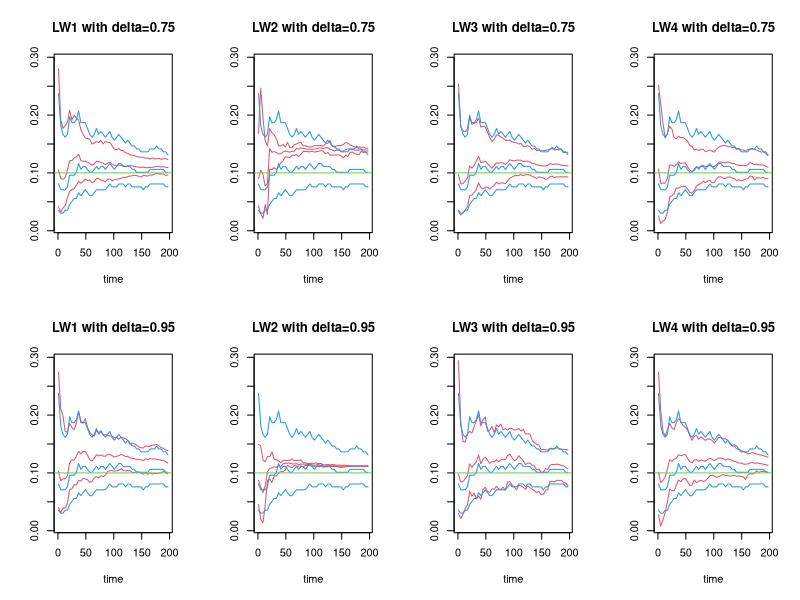

This figure's R source:
#################################################################################################
#
#  FIRST ORDER DLM 
#
#  AUXILIARY PARTICLE FILTER + PARAMETER LEARNING (Liu and West, 2001)
#
#  y(t) = x(t)   + e(t)   e(t) ~ N(0,sig2)
#  x(t) = x(t-1) + w(t)   w(t) ~ N(0,tau2)
#  
#  x(0) ~ N(m0,V0)
#  sig2 ~ IG(a0,b0)
#
#################################################################################################
#
# Author : Hedibert Freitas Lopes
#          The University of Chicago Booth School of Business
#          5807 South Woodlawn Avenue
#          Chicago, Illinois, 60637
#          Email : hlopes@Chicagobooth.edu
#
#################################################################################################
q025 = function(x){quantile(x,0.025)}

q975 = function(x){quantile(x,0.975)}

dinvgamma = function(x,a,b){dgamma(1/x,a,b)*(1/x^2)}

drawnorm = function(x){rmvnorm(1,x[1:2],matrix(x[3:6],2,2))}

likelihood = function(x,mu,sig){dnorm(x,mu,sig)}

ffbslike=function(y,sig2,tau2,d0,V0){
  n=length(y)
  like = 0.0
  for (t in 1:n){
    if (t==1){
      a = d0
      R = V0 + tau2
    }else{
      a = m
      R = C + tau2
    }
    f = a
    Q = R + sig2
    A = R/Q
    m = a+A*(y[t]-f)
    C = R - Q*A**2
    like = like + dnorm(y[t],f,sqrt(Q),log=T)
  }
  return(like)
}

liuwest1 = function(y,tau2,N,a0,b0,m0,V0,delta){
  n       = length(y)
  ws      = NULL
  thetass = NULL
  sig2s   = NULL
  sig2    = 1/rgamma(N,a0,b0)
  thetas  = rnorm(N,m0,sqrt(V0))
  h2      = 1-((3*delta-1)/(2*delta))^2
  a       = sqrt(1-h2)
  for (t in 1:n){
    lsig2   = log(sig2)
    mlsig2  = mean(lsig2)
    vl      = var(lsig2)
    
    mulsig2 = a*lsig2+(1-a)*mlsig2
    mus     = thetas
    weight  = dnorm(y[t],mus,exp(mulsig2/2))
    
    k       = sample(1:N,size=N,replace=T,prob=weight)
    sig2    = exp(rnorm(N,mulsig2[k],sqrt(h2*vl)))
    thetas1 = rnorm(N,thetas[k],sqrt(tau2))
    weight  = dnorm(y[t],thetas1,sqrt(sig2))/dnorm(y[t],mus[k],exp(mulsig2[k]/2))

    ind     = sample(1:N,size=N,replace=T,prob=weight)
    thetas  = thetas1[ind]
    sig2    = sig2[ind]
    ws      = rbind(ws,weight)
    sig2s   = rbind(sig2s,sig2)
    thetass = rbind(thetass,thetas)
  }
  return(sig2s=sig2s)
}

liuwest2 = function(y,tau2,N,a0,b0,m0,V0,delta){
  n       = length(y)
  ws      = NULL
  thetass = NULL
  sig2s   = NULL
  sig2    = 1/rgamma(N,a0,b0)
  thetas  = rnorm(N,m0,sqrt(V0)) # this is sampling of x
  h2      = 1-((3*delta-1)/(2*delta))^2
  a       = sqrt(1-h2)
  for (t in 1:n){
    # calculating  weight
    msig2   = mean(sig2)
    vl      = h2*var(sig2)
    musig2  = a*sig2+(1-a)*msig2
    as      = musig2^2/vl+2
    bs      = musig2*(as-1)
    mus     = thetas 
    weight  = dnorm(y[t],mus,sqrt(musig2)) # q(x_t,theta_t|y_(t+1))
    # resampling
    k       = sample(1:N,size=N,replace=T,prob=weight)
    # sampling twice
    sig2    = 1/rgamma(N,as[k],bs[k])
    thetas1 = rnorm(N,thetas[k],sqrt(tau2)) #x_t+1 only depend on tau not sigma
    weight  = dnorm(y[t],thetas1,sqrt(sig2))/dnorm(y[t],mus[k],sqrt(musig2[k]))

    ind     = sample(1:N,size=N,replace=T,prob=weight)
    thetas  = thetas1[ind]
    sig2    = sig2[ind]
    # resample so that we don't have to keep weight for the next round
    # but can still pass on distribution information
    # keep in mind that we replace weight at line (RP)    
    ws      = rbind(ws,weight)
    sig2s   = rbind(sig2s,sig2)
    thetass = rbind(thetass,thetas)
  }
  return(sig2s=sig2s)
}

liuwest3 = function(y,tau2,N,a0,b0,m0,V0,delta){
  n       = length(y)
  ws      = NULL
  thetass = NULL
  sig2s   = NULL
  sig2    = 1/rgamma(N,a0,b0)
  thetas  = rnorm(N,m0,sqrt(V0))
  h2      = 1-((3*delta-1)/(2*delta))^2
  a       = sqrt(1-h2)
  for (t in 1:n){
    lsig2   = log(sig2)
    mlsig2  = mean(lsig2)
    vl      = var(lsig2)
    mulsig2 = a*lsig2+(1-a)*mlsig2
    mus     = thetas 
    weight  = dnorm(y[t],mus,exp(mulsig2/2)) # (RP)
    k       = sample(1:N,size=N,replace=T,prob=weight)
    sig2    = exp(rnorm(N,mulsig2[k],sqrt(h2*vl)))
    #optimal propogation
    var     = 1/(1/sig2+1/tau2)
    mean    = var*(y[t]/sig2+thetas[k]/tau2)
    #
    thetas1 = rnorm(N,mean,sqrt(var))
    weight  = dnorm(y[t],thetas1,sqrt(sig2))/dnorm(y[t],mus[k],exp(mulsig2[k]/2))
    w1      = dnorm(thetas1,thetas[k],sqrt(tau2))/dnorm(thetas1,mean,sqrt(var))
    weight  = weight*w1
    
    # To be used next loop
    ind     = sample(1:N,size=N,replace=T,prob=weight)
    thetas  = thetas1[ind]
    sig2    = sig2[ind]

    ws      = rbind(ws,weight)
    sig2s   = rbind(sig2s,sig2)
    thetass = rbind(thetass,thetas)
  }
  return(sig2s=sig2s)
}

liuwest4 = function(y,tau2,N,a0,b0,m0,V0,delta){
  n       = length(y)
  ws      = NULL
  thetass = NULL
  sig2s   = NULL
  sig2    = 1/rgamma(N,a0,b0)
  thetas  = rnorm(N,m0,sqrt(V0))
  h2      = 1-((3*delta-1)/(2*delta))^2
  a       = sqrt(1-h2)
  for (t in 1:n){
    msig2   = mean(sig2)
    vl      = h2*var(sig2)
    musig2  = a*sig2+(1-a)*msig2
    as      = musig2^2/vl+2
    bs      = musig2*(as-1)
    mus     = thetas 
    weight  = dnorm(y[t],mus,sqrt(musig2))
    k       = sample(1:N,size=N,replace=T,prob=weight)
    sig2    = 1/rgamma(N,as[k],bs[k])
    
    var     = 1/(1/sig2+1/tau2)
    mean    = var*(y[t]/sig2+thetas[k]/tau2)
    thetas1 = rnorm(N,mean,sqrt(var))
    weight  = dnorm(y[t],thetas1,sqrt(sig2))/dnorm(y[t],mus[k],sqrt(musig2[k]))
    w1      = dnorm(thetas1,thetas[k],sqrt(tau2))/dnorm(thetas1,mean,sqrt(var))
    weight  = weight*w1
    ind     = sample(1:N,size=N,replace=T,prob=weight)
    thetas  = thetas1[ind]
    sig2    = sig2[ind]
    ws      = rbind(ws,weight)
    sig2s   = rbind(sig2s,sig2)
    thetass = rbind(thetass,thetas)
  }
  return(sig2s=sig2s)
}

#######################################################################################################
# Data simulation
set.seed(12345)
n     = 200
tau2  = 0.05
sig2  = 0.1
sqrt(tau2/sig2)
x     = rep(0,n+1)
y     = rep(0,n+1)
x[1]  = 25
y[1]  = rnorm(1,x[1],sqrt(sig2))
for (t in 2:(n+1)){
  x[t] = rnorm(1,x[t-1],sqrt(tau2))
  y[t] = rnorm(1,x[t],sqrt(sig2))
}
x0 = x[1]
x  = x[2:(n+1)]
y  = y[2:(n+1)]

# True values
x0true   = x0
xtrue    = x
sig2true = sig2
tau2true = tau2

# Prior hyperparameters
a0 = 5
b0 = (a0-1)*sig2
m0 = x0true
V0 = 100

# Posterior for sig2
# ------------------
L      = 0.0001
U      = 5*sig2true
N      = 100
sig2s  = seq(L,U,length=N)
hsig2  = sig2s[2]-sig2s[1]
ns     = seq(1,n,by=4)
qs     = NULL
for (i in ns){
  logpost = rep(0,N)
  for (j in 1:N)
    logpost[j] = ffbslike(y[1:i],sig2s[j],tau2true,m0,V0)+log(dinvgamma(sig2s[j],a0,b0))
  postsig2 = exp(logpost-max(logpost))
  postsig2 = postsig2/sum(postsig2)
  postsig2 = postsig2/hsig2
  q        = cumsum(postsig2*hsig2)
  quant    = c(max(sig2s[q<0.025]),max(sig2s[q<0.5]),max(sig2s[q<0.975]))
  qs       = rbind(qs,quant)
}

# APF+LW
# ------
set.seed(54321)
M             = 2000
delta1        = 0.75
delta2        = 0.95
deltas        = c(rep(delta1,4),rep(delta2,4))
filters       = array(0,c(n,M,10))
filters[,,1]  = liuwest1(y,tau2true,M,a0,b0,m0,V0,delta1)
filters[,,2]  = liuwest2(y,tau2,N,a0,b0,m0,V0,delta1)
filters[,,3]  = liuwest3(y,tau2true,M,a0,b0,m0,V0,delta1)
filters[,,4]  = liuwest4(y,tau2true,M,a0,b0,m0,V0,delta1)
filters[,,5]  = liuwest1(y,tau2true,M,a0,b0,m0,V0,delta2)
filters[,,6]  = liuwest2(y,tau2,N,a0,b0,m0,V0,delta2)
filters[,,7]  = liuwest2(y,tau2true,M,a0,b0,m0,V0,delta2)
filters[,,8]  = liuwest4(y,tau2true,M,a0,b0,m0,V0,delta2)

mfilters = matrix(0,n,8)
Lfilters = matrix(0,n,8)
Ufilters = matrix(0,n,8)
for (i in 1:8){
  Lfilters[,i] = apply(filters[,,i],1,q025)
  mfilters[,i] = apply(filters[,,i],1,mean)
  Ufilters[,i] = apply(filters[,,i],1,q975)
}

ind = ns
L = min(qs[,1],Lfilters[ind,])
U = max(qs[,3],Ufilters[ind,])

pdf(file="tausig3.pdf",width=10,height=7.5)
inds=c(1,2,3,4,1,2,3,4)
par(mfrow=c(2,4))
for (i in 1:8){ 
  plot(ind,mfilters[ind,i],type="l",xlab="time",ylab="",lwd=1,ylim=c(L,U),col=2)
  title(paste("LW",inds[i]," with delta=",deltas[i],sep=""))
  lines(ind,Lfilters[ind,i],col=2,lwd=1,lty=1)
  lines(ind,Ufilters[ind,i],col=2,lwd=1,lty=1)
  lines(ind,qs[,1],col=4)
  lines(ind,qs[,2],col=4)
  lines(ind,qs[,3],col=4)
  abline(h=sig2true,lwd=1,col=3)
}
dev.off()






